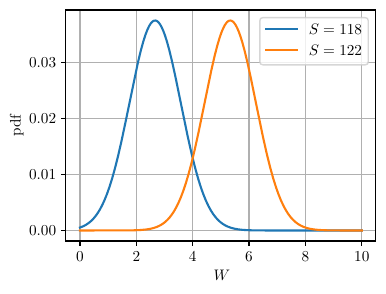

Source code (Python):
import numpy as np
import matplotlib.pyplot as plt
from scipy.stats import multivariate_normal

mean = np.array([4, 120])
covariance_matrix = np.array([[1.5, 1.0], [1.0, 1.5]])

x_values = np.linspace(0, 10, 1001)

y_fixed_118 = np.array([multivariate_normal.pdf([x, 118], mean, covariance_matrix) for x in x_values])
y_fixed_122 = np.array([multivariate_normal.pdf([x, 122], mean, covariance_matrix) for x in x_values])


fig = plt.figure(figsize=(4,3))
plt.plot(x_values, y_fixed_118, label='$S=118$')
plt.plot(x_values, y_fixed_122, label='$S=122$')
plt.xlabel('$W$')
plt.ylabel('pdf')
plt.legend()

plt.rcParams['font.size'] =  11
plt.rcParams['font.family'] = 'serif'
plt.savefig("3b.pdf", bbox_inches='tight')
plt.show()
